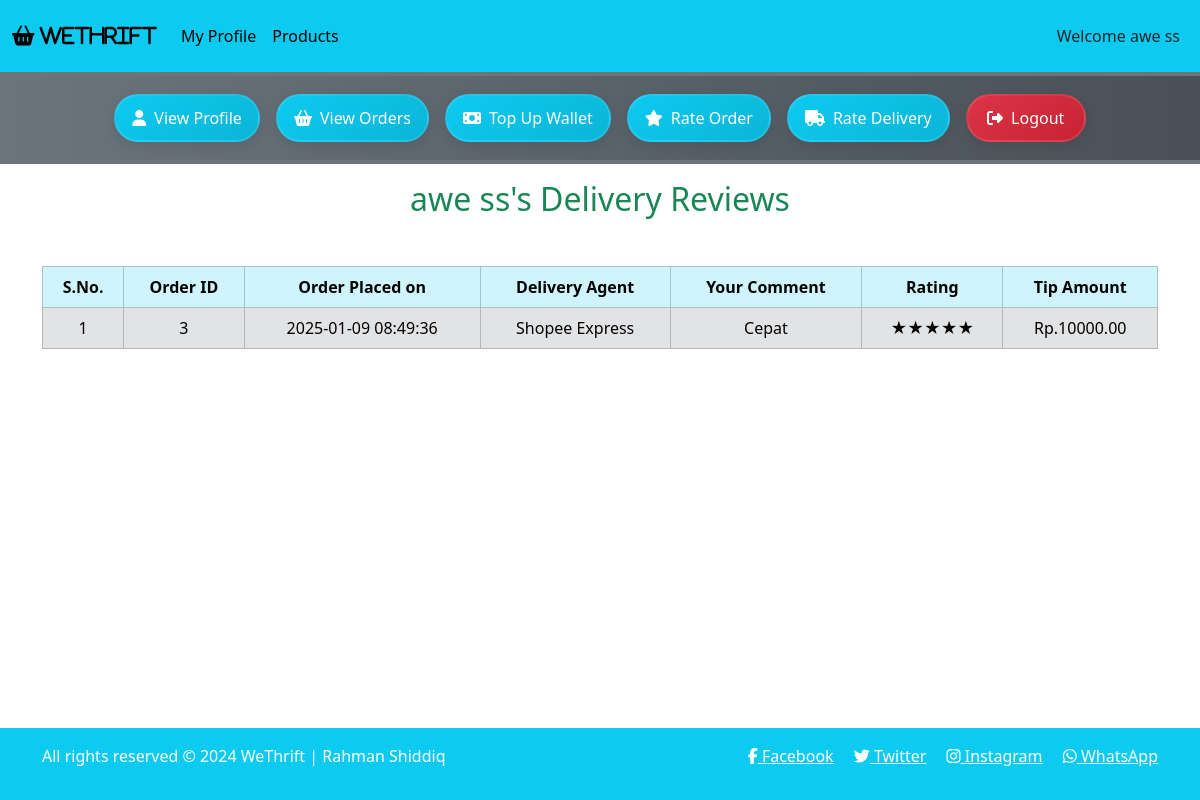
Page /customer_mode/profile_page.php?customer_id=56&rate_delivery on the committed database.
### tables this page shows
CREATE TABLE `customer` (
  `customerID` int(11) NOT NULL,
  `first_name` varchar(50) NOT NULL,
  `last_name` varchar(50) DEFAULT NULL,
  `address_street` varchar(100) NOT NULL,
  `address_city` varchar(50) NOT NULL,
  `address_state` varchar(50) NOT NULL,
  `pincode` int(11) NOT NULL,
  `phone_no` bigint(20) NOT NULL,
  `email` varchar(100) NOT NULL,
  `password` varchar(50) NOT NULL,
  `dob` date NOT NULL,
  `age` int(11) DEFAULT 0,
  `gender` varchar(10) DEFAULT NULL
);

CREATE TABLE `order` (
  `orderID` int(11) NOT NULL,
  `status` varchar(20) NOT NULL DEFAULT 'Confirmed',
  `total_price` decimal(10,2) NOT NULL,
  `time` timestamp NOT NULL DEFAULT current_timestamp(),
  `location` varchar(255) NOT NULL,
  `agentPayment` int(11) NOT NULL DEFAULT 50,
  `customerID` int(11) NOT NULL,
  `agentID` int(11) NOT NULL
);

CREATE TABLE `deliveryagent` (
  `agentID` int(11) NOT NULL,
  `first_name` varchar(50) NOT NULL,
  `last_name` varchar(50) DEFAULT NULL,
  `availabilityStatus` varchar(20) NOT NULL DEFAULT 'Offline',
  `phone_no` bigint(20) NOT NULL,
  `email` varchar(100) NOT NULL,
  `password` varchar(50) NOT NULL,
  `dob` date NOT NULL,
  `age` int(11) DEFAULT 0
);

CREATE TABLE `deliveryreview` (
  `deliveryReviewID` int(11) NOT NULL,
  `orderID` int(11) NOT NULL,
  `agentID` int(11) NOT NULL,
  `comment` text DEFAULT NULL,
  `rating` int(11) DEFAULT 5 CHECK (`rating` >= 1 and `rating` <= 5),
  `tip` decimal(10,2) DEFAULT 0.00
);

### customer_mode/profile_page.php (the view, shortened to what this page needs)
<?php
include('../functions/common_function.php');
if(isset($_GET['customer_id'])) {
    $cust_id = $_GET['customer_id'];
    $get_data = "SELECT * FROM customer WHERE customerID = $cust_id;";
    $result_get = mysqli_query($con, $get_data);
    $row_data = mysqli_fetch_assoc($result_get);
    $cust_id = $row_data["customerID"];
    $cust_fname = $row_data['first_name'];
    $cust_lname = $row_data['last_name'];
    if($cust_lname === null) {
        $cust_name = $cust_fname;
    } else {
        $cust_name = $cust_fname . ' ' . $cust_lname;
    }
}
?>
<!DOCTYPE html>
<html lang="en">
<head>
    <link href="https://cdn.jsdelivr.net/npm/bootstrap@5.3.3/dist/css/bootstrap.min.css" rel="stylesheet">
    <link rel="stylesheet" href="https://cdnjs.cloudflare.com/ajax/libs/font-awesome/6.5.1/css/all.min.css">
    <link rel="stylesheet" href="../style.css">
</head>
<body>
    <div class="container-fluid p-0">
        <nav class="navbar navbar-expand-lg bg-info">
            <div class="container-fluid">
                <a class="navbar-brand" href="#"><i class="fa fa-shopping-basket" aria-hidden="true"> WeThrift</i></a>
                <div class="collapse navbar-collapse" id="navbarSupportedContent">
                    <ul class="navbar-nav me-auto mb-2 mb-lg-0">
                        <li class="nav-item">
                            <a class="nav-link active" aria-current="page"
                               href='profile_page.php?customer_id=<?php echo $cust_id; ?>'>My Profile</a>
                        </li>
                        <li class="nav-item">
                            <a class="nav-link active"
                               href='index.php?customer_id=<?php echo $cust_id; ?>'>Products</a>
                        </li>
                    </ul>
                </div>
                <nav class="navbar navbar-expand-lg">
                    <ul class="navbar-nav">
                        <li class="nav-item">
                            <a href="" class="nav-link text-dark">Welcome <?php echo $cust_name; ?></a>
                        </li>
                    </ul>
                </nav>
            </div>
        </nav>
        <div class="row">
            <div class="col-md-12 bg-secondary p-1">
                <div class="button text-center">
                    <button>
                        <a href="profile_page.php?customer_id=<?php echo $cust_id; ?>&view_profile"
                           class="nav-link text-dark">View Profile</a>
                    </button>
                    <button>
                        <a href="profile_page.php?customer_id=<?php echo $cust_id; ?>&view_orders"
                           class="nav-link text-dark">View Orders</a>
                    </button>
                    <button>
                        <a href="profile_page.php?customer_id=<?php echo $cust_id; ?>&top_up"
                           class="nav-link text-dark">Top Up Wallet</a>
                    </button>
                    <button>
                        <a href="profile_page.php?customer_id=<?php echo $cust_id; ?>&rate_order"
                           class="nav-link text-dark">Rate Order</a>
                    </button>
                    <button>
                        <a href="profile_page.php?customer_id=<?php echo $cust_id; ?>&rate_delivery"
                           class="nav-link text-dark">Rate Delivery</a>
                    </button>
                    <button>
                        <a href="../start.php" class="nav-link text-dark">Logout</a>
                    </button>
                </div>
            </div>
        </div>
        <div class="container my-3">
            <?php
            if(isset($_GET['rate_delivery'])) { include('rate_delivery.php'); }
            ?>
        </div>
        <?php include("../includes/footer.php"); ?>
    </div>
</body>
</html>

### customer_mode/rate_delivery.php (shortened to what this page needs)
<?php
$fetch_orders = "SELECT * FROM `order` WHERE customerID = $cust_id AND status = 'Delivered' ORDER BY orderID DESC;";
$result_fetch = mysqli_query($con, $fetch_orders);
$num_of_rows = mysqli_num_rows($result_fetch);
if ($num_of_rows == 0) {
    echo "<h2 class='text-center text-danger'> No orders have been delivered to you yet! </h2>";
} else {
    ?>
    <h2 class="text-center text-success">
        <?php echo "$cust_name's Delivery Reviews"; ?>
    </h2>
    <table class="table table-bordered mt-5">
        <thead class="table-info text-center text-white">
            <tr>
                <th>S.No.</th>
                <th>Order ID</th>
                <th>Order Placed on</th>
                <th>Delivery Agent</th>
                <th>Your Comment</th>
                <th>Rating</th>
                <th>Tip Amount</th>
            </tr>
        </thead>
        <tbody class="table-secondary text-white">
            <?php
            $number = 0;
            while ($fetch_row = mysqli_fetch_assoc($result_fetch)) {
                $order_id = $fetch_row["orderID"];
                $order_time = $fetch_row["time"];
                $order_agentID = $fetch_row["agentID"];
                $number++;
                $isReview = "Yes";
                $search_review = "SELECT * FROM DeliveryReview WHERE orderID = '$order_id' AND agentID = '$order_agentID';";
                $result_review = mysqli_query($con, $search_review);
                $num_of_rows = mysqli_num_rows($result_review);
                if ($num_of_rows == 0) {
                    $isReview = "No";
                } else {
                    $row_review = mysqli_fetch_assoc($result_review);
                    $comment = $row_review['comment'];
                    $rating = $row_review['rating'];
                    $tip = $row_review['tip'];
                }
                ?>
                <tr class='text-center align-middle'>
                    <?php if ($isReview == "Yes") { ?>
                        <td>
                            <?php echo "$number"; ?>
                        </td>
                        <td>
                            <?php echo "$order_id"; ?>
                        </td>
                        <td>
                            <?php echo "$order_time"; ?>
                        </td>
                        <td>
                            <?php
                            $get_agent = "SELECT * FROM deliveryAgent WHERE agentID = $order_agentID;";
                            $result_get = mysqli_query($con, $get_agent);
                            $row_agent = mysqli_fetch_assoc($result_get);
                            $agent_fname = $row_agent['first_name'];
                            $agent_lname = $row_agent['last_name'];
                            if ($agent_lname === null) {
                                $agent_name = $agent_fname;
                            } else {
                                $agent_name = $agent_fname . ' ' . $agent_lname;
                            }
                            echo "$agent_name";
                            ?>
                        </td>
                        <td>
                            <?php echo "$comment"; ?>
                        </td>
                        <td>
                            <?php
                            $stars = '';
                            $filledStars = intval($rating);
                            for ($i = 0; $i < $filledStars; $i++) {
                                $stars .= '★';
                            }
                            echo "$stars";
                            ?>
                        </td>
                        <td>
                            <?php echo "Rp.$tip"; ?>
                        </td>
                    <?php }
                    ?>
                </tr>
                <?php
            }
            ?>
        </tbody>
    </table>
    <?php
}
?>

### style.css (style rules this page uses)
* { margin: 0; padding: 0; box-sizing: border-box; }

### customer_mode/profile_page.php (style rules this page uses)
body { overflow-x: hidden; }
.button { display: flex; justify-content: center; flex-wrap: wrap; padding: 10px; background: linear-gradient(to right, #6c757d, #495057); border-radius: 8px; }
.button button { border: none; background: none; padding: 0; margin: 8px; transition: transform 0.3s ease; }
.button .nav-link { white-space: normal; min-width: 120px; min-height: 48px; text-align: center; display: flex; align-items: center; justify-content: center; padding: 8px 16px; margin: 0; background: linear-gradient(145deg, #0dcaf0, #0bb5d7); color: white !important; border-radius: 25px; box-shadow: 0 4px 15px rgba(0,0,0,0.1); border: 2px solid rgba(255,255,255,0.1); font-weight: 500; transition: all 0.3s ease; }
.button button:last-child .nav-link { background: linear-gradient(145deg, #dc3545, #c82333); }
.button .nav-link::before { font-family: "Font Awesome 5 Free"; font-weight: 900; margin-right: 8px; }
.button button:nth-child(1) .nav-link::before { content: "\f007"; }
.button button:nth-child(2) .nav-link::before { content: "\f291"; }
.button button:nth-child(3) .nav-link::before { content: "\f0d6"; }
.button button:nth-child(4) .nav-link::before { content: "\f005"; }
.button button:nth-child(5) .nav-link::before { content: "\f0d1"; }
.button button:last-child .nav-link::before { content: "\f2f5"; }

### includes/footer.php (style rules this page uses)
body { margin: 0; padding: 0; min-height: 100vh; position: relative; }

### rows in the picture
customer: cust_name "awe ss"
order: orderID "3", time "2025-01-09 08:49:36", agentID.last_name "Shopee Express", deliveryreview.comment "Cepat", stars "★★★★★", deliveryreview.tip "10000.00"
